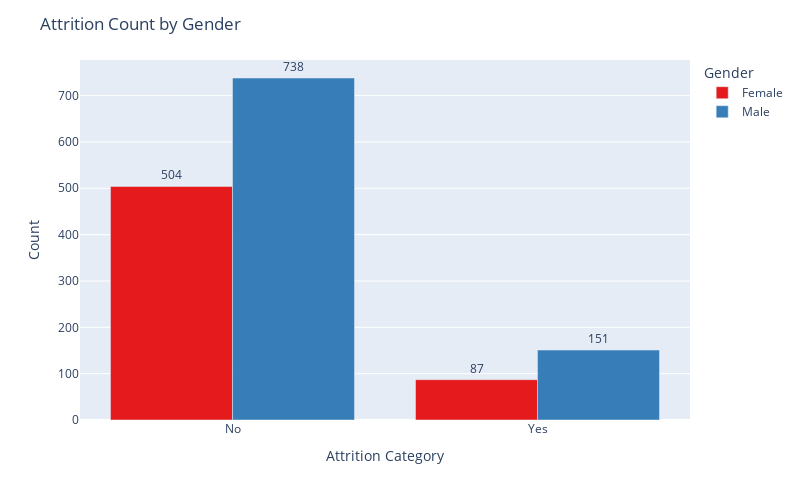

Here is the notebook cell this chart was saved with:
### Markdown cell above
#### Plotly Code

### Code cell
import plotly.express as px

# Create grouped count data
grouped_counts = df.groupby(['Attrition_Category', 'Gender']).size().reset_index(name='Count')

# Plotly bar chart
fig = px.bar(grouped_counts,
             x='Attrition_Category',
             y='Count',
             color='Gender',
             barmode='group',
             text='Count',  # Show counts on top of bars
             color_discrete_sequence=px.colors.qualitative.Set1)

# Customize layout
fig.update_traces(textposition='outside')
fig.update_layout(title='Attrition Count by Gender',
                  xaxis_title='Attrition Category',
                  yaxis_title='Count',
                  width=800,
                  height=500)

fig.show()

### Figure 1 — Plotly figure (JSON) as saved in the notebook; plotly's stock layout.template omitted (floating-point values rounded to 4 significant figures)
{"data": [{"alignmentgroup": "True", "hovertemplate": "Gender=Female<br>Attrition_Category=%{x}<br>Count=%{text}<extra></extra>", "legendgroup": "Female", "marker": {"color": "rgb(228,26,28)", "pattern": {"shape": ""}}, "name": "Female", "offsetgroup": "Female", "orientation": "v", "showlegend": true, "text": [504.0, 87.0], "textposition": "outside", "type": "bar", "x": ["No", "Yes"], "xaxis": "x", "y": [504, 87], "yaxis": "y"}, {"alignmentgroup": "True", "hovertemplate": "Gender=Male<br>Attrition_Category=%{x}<br>Count=%{text}<extra></extra>", "legendgroup": "Male", "marker": {"color": "rgb(55,126,184)", "pattern": {"shape": ""}}, "name": "Male", "offsetgroup": "Male", "orientation": "v", "showlegend": true, "text": [738.0, 151.0], "textposition": "outside", "type": "bar", "x": ["No", "Yes"], "xaxis": "x", "y": [738, 151], "yaxis": "y"}], "layout": {"barmode": "group", "height": 500, "legend": {"title": {"text": "Gender"}, "tracegroupgap": 0}, "margin": {"t": 60}, "title": {"text": "Attrition Count by Gender"}, "width": 800, "xaxis": {"anchor": "y", "domain": [0, 1], "title": {"text": "Attrition Category"}}, "yaxis": {"anchor": "x", "domain": [0, 1], "title": {"text": "Count"}}}}
